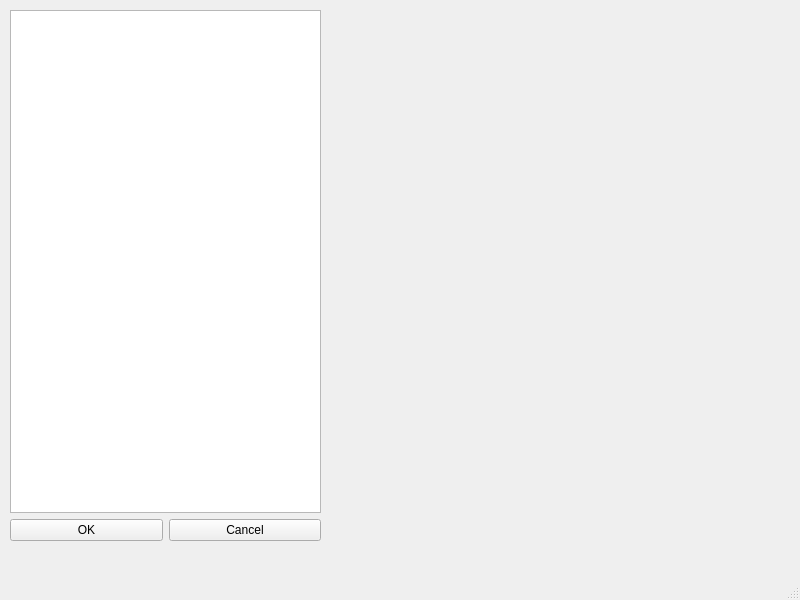
<?xml version="1.0" encoding="UTF-8"?>
<ui version="4.0">
 <class>MainWindow</class>
 <widget class="QMainWindow" name="MainWindow">
  <property name="geometry">
   <rect>
    <x>0</x>
    <y>0</y>
    <width>800</width>
    <height>600</height>
   </rect>
  </property>
  <property name="windowTitle">
   <string>MainWindow</string>
  </property>
  <widget class="QWidget" name="centralwidget">
   <widget class="QWidget" name="gridLayoutWidget">
    <property name="geometry">
     <rect>
      <x>10</x>
      <y>10</y>
      <width>311</width>
      <height>531</height>
     </rect>
    </property>
    <layout class="QGridLayout" name="gridLayout">
     <item row="1" column="0">
      <widget class="QPushButton" name="pushButton_ok">
       <property name="text">
        <string>OK</string>
       </property>
      </widget>
     </item>
     <item row="1" column="1">
      <widget class="QPushButton" name="pushButton_cancel">
       <property name="text">
        <string>Cancel</string>
       </property>
      </widget>
     </item>
     <item row="0" column="0" colspan="2">
      <widget class="QTextEdit" name="textEdit_input"/>
     </item>
    </layout>
   </widget>
  </widget>
  <widget class="QMenuBar" name="menubar">
   <property name="geometry">
    <rect>
     <x>0</x>
     <y>0</y>
     <width>800</width>
     <height>18</height>
    </rect>
   </property>
  </widget>
  <widget class="QStatusBar" name="statusbar"/>
 </widget>
 <resources/>
 <connections/>
</ui>
